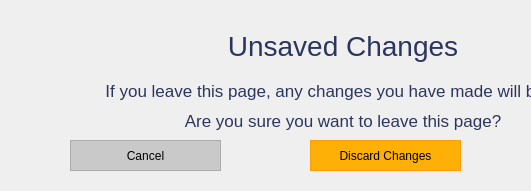
<?xml version="1.0" encoding="UTF-8"?>
<ui version="4.0">
 <class>Dialog</class>
 <widget class="QDialog" name="Dialog">
  <property name="windowModality">
   <enum>Qt::ApplicationModal</enum>
  </property>
  <property name="geometry">
   <rect>
    <x>0</x>
    <y>0</y>
    <width>531</width>
    <height>191</height>
   </rect>
  </property>
  <property name="minimumSize">
   <size>
    <width>531</width>
    <height>191</height>
   </size>
  </property>
  <property name="maximumSize">
   <size>
    <width>531</width>
    <height>191</height>
   </size>
  </property>
  <property name="windowTitle">
   <string>Unsaved Changes</string>
  </property>
  <property name="windowIcon">
   <iconset>
    <normaloff>../../Resources/logo_svg.svg</normaloff>../../Resources/logo_svg.svg</iconset>
  </property>
  <property name="autoFillBackground">
   <bool>false</bool>
  </property>
  <property name="modal">
   <bool>true</bool>
  </property>
  <widget class="QPushButton" name="btn_cancel">
   <property name="geometry">
    <rect>
     <x>70</x>
     <y>140</y>
     <width>151</width>
     <height>31</height>
    </rect>
   </property>
   <property name="styleSheet">
    <string notr="true">QPushButton {
color: rgb(0, 0, 0);
background-color: rgb(201, 201, 201);
border: 1.2px solid #ABABAB;
outline: none;}

QPushButton:hover{
color: rgb(255, 255, 255);
background-color: rgb(171, 171, 171);
outline: none;
border: none;
}

QPushButton:pressed{
color: rgb(255, 255, 255);
background-color: rgb(129, 129, 129);
outline: none;
border: none;
}


</string>
   </property>
   <property name="text">
    <string>Cancel</string>
   </property>
  </widget>
  <widget class="QPushButton" name="btn_delete">
   <property name="geometry">
    <rect>
     <x>310</x>
     <y>140</y>
     <width>151</width>
     <height>31</height>
    </rect>
   </property>
   <property name="styleSheet">
    <string notr="true">QPushButton {
background-color: rgb(255, 176, 6);
border: 1.2px solid #ff9d07;
outline: none;
}

QPushButton:hover{
background-color: rgb(255, 157, 7);
outline: none;
border: none;
}

QPushButton:pressed{
background-color: rgb(254, 140, 8);
outline: none;
border: none;
}</string>
   </property>
   <property name="text">
    <string>Discard Changes</string>
   </property>
  </widget>
  <widget class="QWidget" name="layoutWidget">
   <property name="geometry">
    <rect>
     <x>30</x>
     <y>19</y>
     <width>626</width>
     <height>114</height>
    </rect>
   </property>
   <layout class="QVBoxLayout" name="verticalLayout_2">
    <item>
     <widget class="QLabel" name="label">
      <property name="font">
       <font>
        <family>Helvetica</family>
        <pointsize>21</pointsize>
       </font>
      </property>
      <property name="text">
       <string>&lt;html&gt;&lt;head/&gt;&lt;body&gt;&lt;p&gt;&lt;span style=&quot; color:#2c365d;&quot;&gt;Unsaved Changes&lt;/span&gt;&lt;/p&gt;&lt;/body&gt;&lt;/html&gt;</string>
      </property>
      <property name="alignment">
       <set>Qt::AlignCenter</set>
      </property>
     </widget>
    </item>
    <item>
     <layout class="QVBoxLayout" name="verticalLayout">
      <item>
       <widget class="QLabel" name="label_2">
        <property name="font">
         <font>
          <family>Helvetica</family>
          <pointsize>16</pointsize>
         </font>
        </property>
        <property name="text">
         <string>&lt;html&gt;&lt;head/&gt;&lt;body&gt;&lt;p&gt;&lt;span style=&quot; font-size:13pt; color:#2c365d;&quot;&gt;If you leave this page, any changes you have made will be lost.&lt;/span&gt;&lt;/p&gt;&lt;/body&gt;&lt;/html&gt;</string>
        </property>
        <property name="alignment">
         <set>Qt::AlignCenter</set>
        </property>
       </widget>
      </item>
      <item>
       <widget class="QLabel" name="label_3">
        <property name="font">
         <font>
          <family>Helvetica</family>
          <pointsize>16</pointsize>
         </font>
        </property>
        <property name="text">
         <string>&lt;html&gt;&lt;head/&gt;&lt;body&gt;&lt;p&gt;&lt;span style=&quot; font-size:13pt; color:#2c365d;&quot;&gt;Are you sure you want to leave this page?&lt;/span&gt;&lt;/p&gt;&lt;/body&gt;&lt;/html&gt;</string>
        </property>
        <property name="alignment">
         <set>Qt::AlignCenter</set>
        </property>
       </widget>
      </item>
     </layout>
    </item>
   </layout>
  </widget>
 </widget>
 <resources/>
 <connections/>
</ui>
